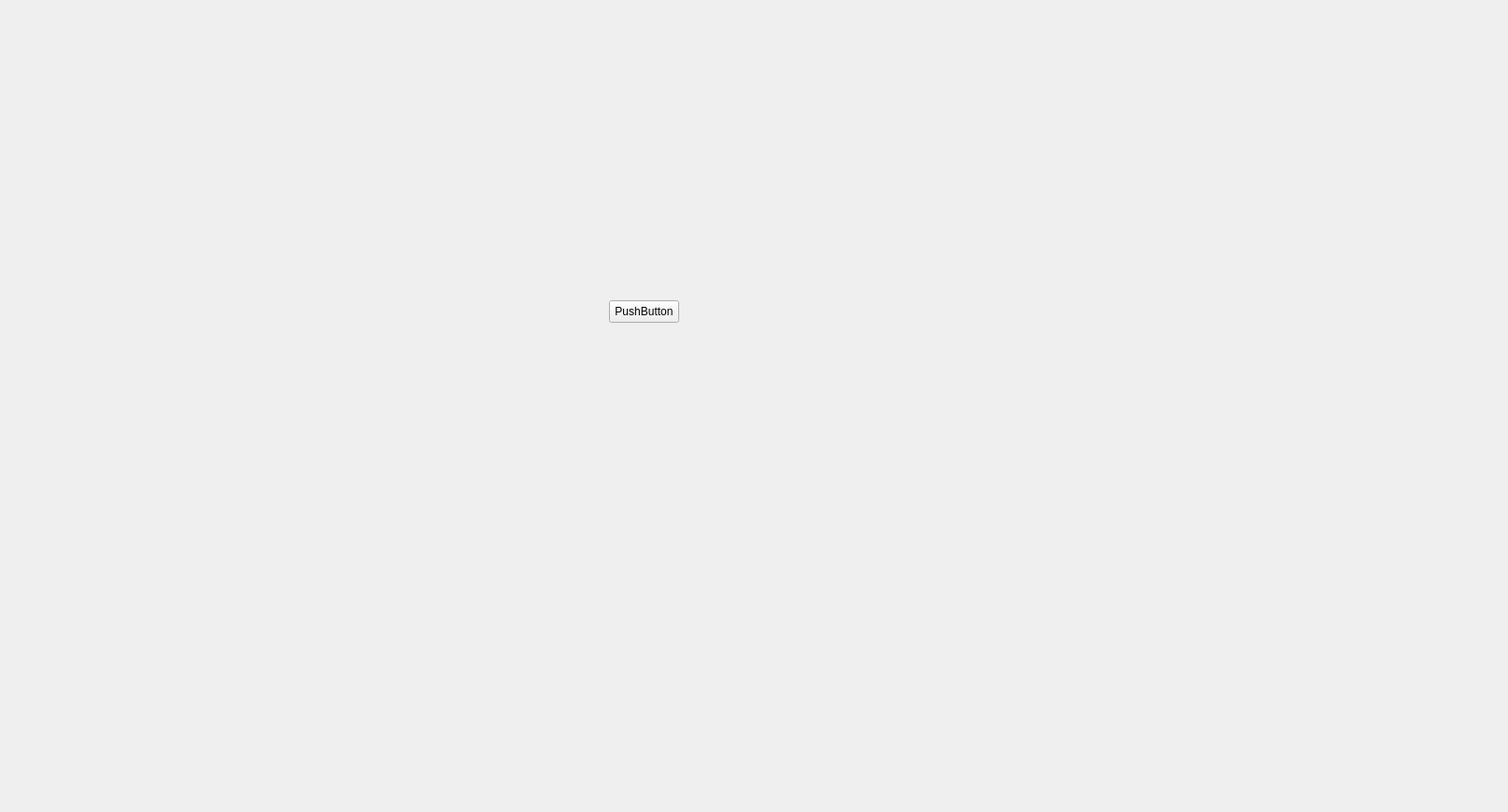
<?xml version="1.0" encoding="UTF-8"?>
<ui version="4.0">
 <class>MainWindowClass</class>
 <widget class="QMainWindow" name="MainWindowClass">
  <property name="geometry">
   <rect>
    <x>0</x>
    <y>0</y>
    <width>1612</width>
    <height>868</height>
   </rect>
  </property>
  <property name="windowTitle">
   <string>MainWindow</string>
  </property>
  <widget class="QWidget" name="centralWidget">
   <layout class="QGridLayout" name="gridLayout">
    <item row="0" column="0">
     <widget class="QStackedWidget" name="stackedWidget">
      <widget class="QWidget" name="page">
       <widget class="QPushButton" name="pushButton_recording">
        <property name="geometry">
         <rect>
          <x>640</x>
          <y>310</y>
          <width>75</width>
          <height>24</height>
         </rect>
        </property>
        <property name="text">
         <string>PushButton</string>
        </property>
       </widget>
      </widget>
      <widget class="QWidget" name="page_2">
       <widget class="QLabel" name="label_mainFrame">
        <property name="geometry">
         <rect>
          <x>74</x>
          <y>66</y>
          <width>1000</width>
          <height>700</height>
         </rect>
        </property>
        <property name="text">
         <string/>
        </property>
       </widget>
      </widget>
     </widget>
    </item>
   </layout>
  </widget>
 </widget>
 <layoutdefault spacing="6" margin="11"/>
 <resources>
  <include location="mainwindow.qrc"/>
 </resources>
 <connections/>
</ui>
